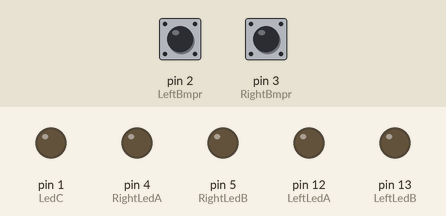
Recording of a sketch running on a simulated Arduino Uno, built with avr-gcc and run on an emulated ATmega328P. Shown: output pins drawn as LEDs (lit = HIGH). The test bench sets the inputs (shaded band); at power-on: pin 2 (LeftBmpr) HIGH, pin 3 (RightBmpr) HIGH.

Above: at 1.2 s.
1.3 s: pin 2 (LeftBmpr) pulled LOW for 0.15 s
At 1.37 s:
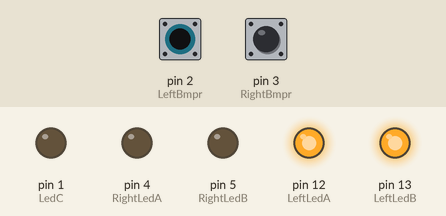
2.9 s: pin 3 (RightBmpr) pulled LOW for 0.15 s
At 2.97 s:
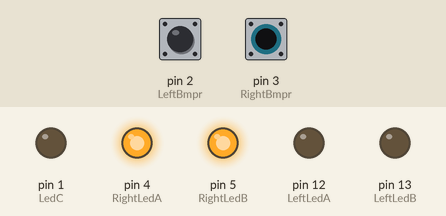
4.5 s: pin 3 (RightBmpr) pulled LOW for 3.2 s
At 8.5 s:
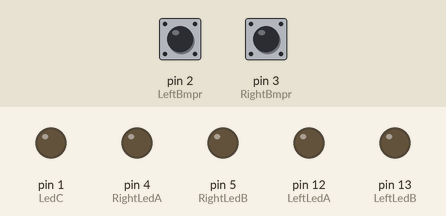
9.2 s: pin 2 (LeftBmpr) pulled LOW for 3.2 s
At 9.6 s:
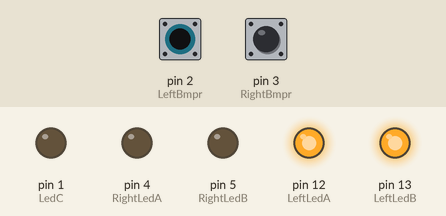
13.9 s: pin 2 (LeftBmpr) driven LOW and pin 3 (RightBmpr) driven LOW
At 14.4 s:
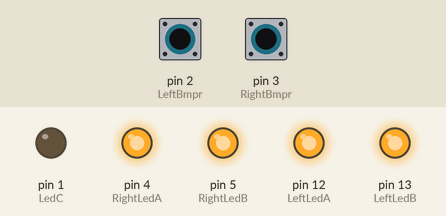
Timing chart, 0 to 16.4 s (numbered marks = the images above; inputs shaded):
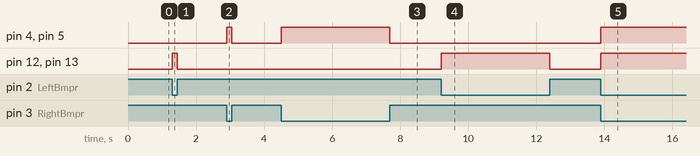

Measured:
- after the input at 1.3 s, pin 12 (LeftLedA), pin 13 (LeftLedB): LOW → HIGH at once, → LOW 0.15 s later
- after the input at 2.9 s, pin 4 (RightLedA), pin 5 (RightLedB): LOW → HIGH at once, → LOW 0.15 s later
- after the input at 4.5 s, pin 4 (RightLedA), pin 5 (RightLedB): LOW → HIGH at once, → LOW 3.2 s later
- after the input at 9.2 s, pin 12 (LeftLedA), pin 13 (LeftLedB): LOW → HIGH at once, → LOW 3.2 s later
- after the input at 13.9 s, pin 4 (RightLedA), pin 5 (RightLedB), pin 12 (LeftLedA), pin 13 (LeftLedB): LOW → HIGH at once

The sketch:

BumperTestBD.ino
```cpp
const int LedC = 1, LeftLedA = 12, RightLedA = 4, LeftLedB = 13, RightLedB = 5, LeftBmpr = 2, RightBmpr = 3;

void setup() {
  // put your setup code here, to run once:
  pinMode(LedC, OUTPUT);
  pinMode(LeftLedA, OUTPUT);
  pinMode(RightLedA, OUTPUT);
  pinMode(LeftLedB, OUTPUT);
  pinMode(RightLedB, OUTPUT);
  pinMode(LeftBmpr, INPUT);
  pinMode(RightBmpr, INPUT);
}

void loop() {
  // put your main code here, to run repeatedly:

  if(digitalRead(LeftBmpr) == LOW){
    digitalWrite(LeftLedA, HIGH);
    digitalWrite(LeftLedB, HIGH);
  }
  if(digitalRead(LeftBmpr) == HIGH){
    digitalWrite(LeftLedA, LOW);
    digitalWrite(LeftLedB, LOW);
  }

  if(digitalRead(RightBmpr) == LOW){
    digitalWrite(RightLedA, HIGH);
    digitalWrite(RightLedB, HIGH);
  }

  if(digitalRead(RightBmpr) == HIGH){
    digitalWrite(RightLedA, LOW);
    digitalWrite(RightLedB, LOW);
  }
}
```
